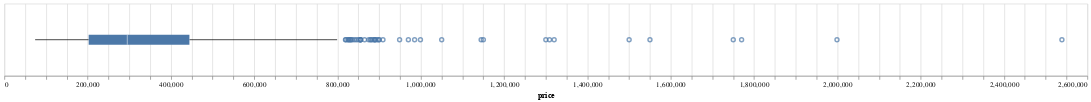

The cell this chart's notebook holds for it:
### Code cell
# Ohne 100M+ Outlier
alt.Chart(df_pred_resp_vis).mark_boxplot().encode(
    x=alt.X("price:Q").scale(zero=False)
    ).properties(width=1500, height=100)

### Figure 1 — Vega-Lite specification as saved in the notebook (floating-point values rounded to 4 significant figures; data arrays with more than 128 entries replaced by an {"elided": "..."} marker saying what was removed)
{"config": {"view": {"continuousWidth": 300, "continuousHeight": 300}}, "data": {"name": "data-4b06df013790fa3d04ea07360ed0f1ec"}, "mark": {"type": "boxplot"}, "encoding": {"x": {"field": "price", "scale": {"zero": false}, "type": "quantitative"}}, "height": 100, "width": 1500, "$schema": "https://vega.github.io/schema/vega-lite/v5.16.3.json", "datasets": {"data-4b06df013790fa3d04ea07360ed0f1ec": {"elided": "947 records"}}}
